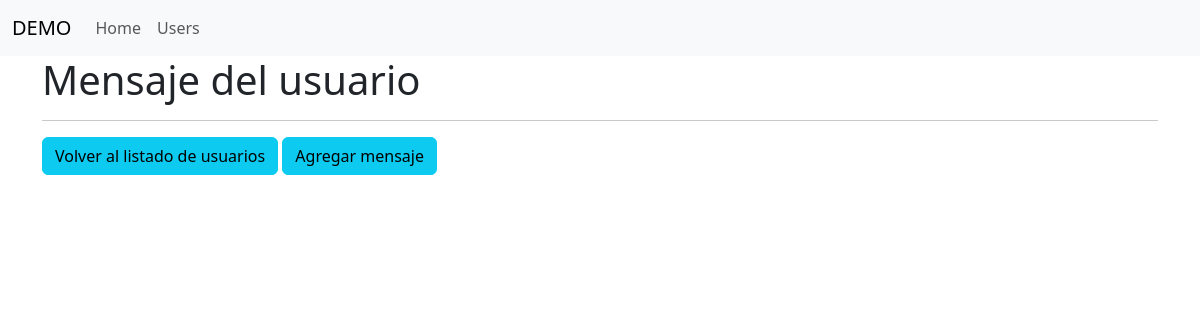
Page /messages-by-user/8 on the earlier database version.
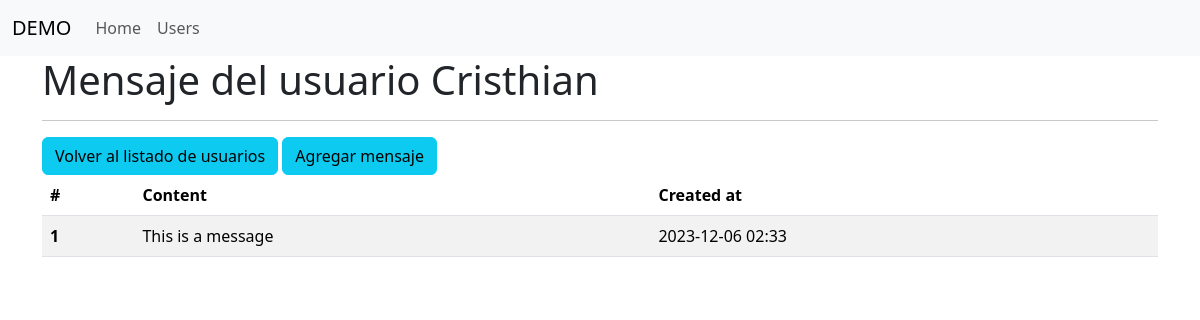
Same page on the later database version.
### main.py (models this page shows, shortened)
class User(db.Model):
    id = db.Column(db.Integer, primary_key=True)
    name = db.Column(db.String(150), nullable=False)
    age = db.Column(db.Integer, nullable=False)
    content = db.Column(db.Text, nullable=True)
    created_at = db.Column(db.DateTime(timezone=True), server_default=func.now())

class Message(db.Model):
    id = db.Column(db.Integer, primary_key=True)
    content = db.Column(db.Text, nullable=True)
    created_at = db.Column(db.DateTime(timezone=True), server_default=func.now())
    user_id = db.Column(db.Integer, db.ForeignKey("user.id"))
    user = db.relationship("User", backref="user")

### main.py (the view)
@app.route("/messages-by-user/<user_id>")
def messages_by_user(user_id):
    user = User.query.filter_by(id = user_id).first()
    messages = Message.query.filter_by(user = user).all()
    return render_template("messages-by-user.html", user=user, messages=messages)

### templates/messages-by-user.html (shortened to what this page needs)
{% extends 'base.html' %}
{% block content %}
    <h1>Mensaje del usuario {{ user.name }}</h1>
    <hr>
    <a href="{{ url_for('users') }}" class="btn btn-info">Volver al listado de usuarios</a>
    <a href="{{ url_for('messages_add', user_id=user.id) }}"" class="btn btn-info">Agregar mensaje</a>
    {% if messages %}
    <table class="table table-striped">
      <thead>
        <tr>
          <th scope="col">#</th>
          <th scope="col">Content</th>
          <th scope="col">Created at</th>
        </tr>
      </thead>
      <tbody>
        {% for message in messages %}
        <tr>
          <th scope="row">{{ message.id }}</th>
          {% if message.content %}
          <td>{{ message.content|safe }}</td>
          {% else %}
          <td>-</td>
          {% endif %}
          <td>{{ message.created_at.strftime("%Y-%m-%d %I:%M") }}</td>
        </tr>
        {% endfor %}
      </tbody>
    </table>
    {% endif %}
{% endblock %}

Differences in the rows shown:
added User: name "Cristhian"
added Message: id "1", content "This is a message", created_at "2023-12-06 02:33"
Other differences:
text now shown: "# Content Created at"
